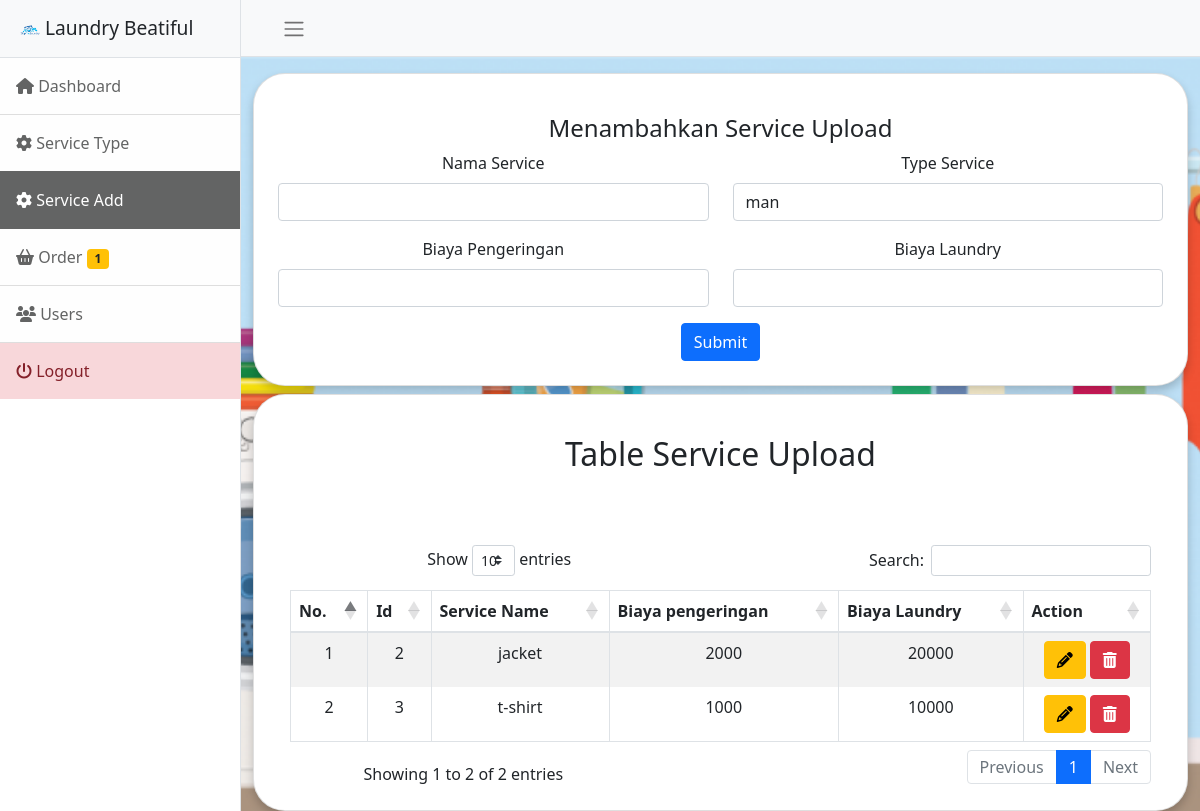
The page /admin/service_upload.php (signed in) on the database its author committed.
### tables this page shows
CREATE TABLE `service_upload` (
  `id_service_upload` bigint(11) NOT NULL,
  `service_name` varchar(50) NOT NULL,
  `id_service_type` int(11) NOT NULL,
  `dry_price` int(11) NOT NULL,
  `laundry_price` int(11) NOT NULL
);

### config/crud.php (called while the page is built, shortened)
<?php
function read($table, $column, $condition = null)
{
  $db = $GLOBALS['db'];
  $sql = "SELECT " . $column . " FROM " . $table;
  $read = $db->query($sql);
  if ($read->num_rows > 0) {
    return $read;
  } else {
    return false;
  }
}

### admin/service_upload.php (the view, shortened to what this page needs)
<?php
include('component/header.php');
include('component/navbar.php');
$table = 'service_upload';
$read = read($table, "*",);
?>
<div class="container-fluid pt-3" style="background-image: url('../images/laundry_image.png'); background-repeat: no-repeat; background-size: cover; background-position: center; background-color:deepskyblue;">
  <div class="card mb-2">
    <div class="card-body">
      <?php if (isset($_GET['id_update'])) {
        $read_update = read($table, "*", "id_service_upload='" . $_GET['id_update'] . "'");
        $row_update = $read_update->fetch_object();
      ?>
        <h4 class="card-title">Mengubah Service Upload</h4>
        <form method="POST">
          <div class="row">
            <div class="col">
              <div class="form-group">
                <label for="service_name">Nama Service</label>
                <input type="text" class="form-control" id="service_name" name="service_name" value="<?= $row_update->service_name ?>" required>
              </div>
            </div>
            <div class="col">
              <div class="form-group">
                <label for="id_service_type">Type Service</label>
                <select name="id_service_type" id="id_service_type" class="form-control">
                  <?php $read_type = read("service_type", "*");
                  if ($read_type->num_rows > 0) {
                    while ($row = $read_type->fetch_object()) {
                      $selected = '';
                      if ($row_update->id_service_type == $row->id_service_type) {
                        $selected = 'selected';
                      }
                      echo "<option value='" . $row->id_service_type . "'" . $selected . ">" . $row->service_type . "</option>";
                    }
                  }
                  ?>
                </select>
              </div>
            </div>
          </div>
          <div class="row">
            <div class="col">
              <div class="form-group">
                <label for="dry_price">Biaya Pengeringan</label>
                <input type="text" class="form-control" id="dry_price" name="dry_price" value="<?= $row_update->dry_price ?>" required>
              </div>
            </div>
            <div class="col">
              <div class="form-group">
                <label for="laundry_price">Biaya Laundry</label>
                <input type="text" class="form-control" id="laundry_price" name="laundry_price" value="<?= $row_update->laundry_price ?>" required>
              </div>
            </div>
          </div>
          <button type="submit" class="btn btn-primary" name="update">Submit</button>
        </form>
      <?php
      } else { ?>
        <h4 class="card-title">Menambahkan Service Upload</h4>
        <form method="POST">
          <div class="row">
            <div class="col">
              <div class="form-group">
                <label for="service_name">Nama Service</label>
                <input type="text" class="form-control" id="service_name" name="service_name" required>
              </div>
            </div>
            <div class="col">
              <div class="form-group">
                <label for="id_service_type">Type Service</label>
                <select name="id_service_type" id="id_service_type" class="form-control">
                  <?php $read_type = read("service_type", "*");
                  if ($read_type->num_rows > 0) {
                    while ($row = $read_type->fetch_object()) {
                      echo "<option value=" . $row->id_service_type . ">" . $row->service_type . "</option>";
                    }
                  }
                  ?>
                </select>
              </div>
            </div>
          </div>
          <div class="row">
            <div class="col">
              <div class="form-group">
                <label for="dry_price">Biaya Pengeringan</label>
                <input type="text" class="form-control" id="dry_price" name="dry_price" required>
              </div>
            </div>
            <div class="col">
              <div class="form-group">
                <label for="laundry_price">Biaya Laundry</label>
                <input type="text" class="form-control" id="laundry_price" name="laundry_price" required>
              </div>
            </div>
          </div>
          <button type="submit" class="btn btn-primary" name="submit">Submit</button>
        </form>
      <?php } ?>
    </div>
  </div>
  <div class="card">
    <div class="card-body">
      <section class="ftco-section">
        <div class="container">
          <div class="row justify-content-center">
            <div class="col-md-6 text-center mb-5">
              <h2 class="heading-section">Table Service Upload</h2>
            </div>
          </div>
          <div class="row">
            <div class="col-md-12">
              <div class="table-wrap table-responsive">
                <table table id="tables" class="table table-striped table-bordered" style="width:100%">
                  <thead>
                    <tr>
                      <th>No.</th>
                      <th>Id</th>
                      <th>Service Name</th>
                      <th>Biaya pengeringan</th>
                      <th>Biaya Laundry</th>
                      <th>Action</th>
                    </tr>
                  </thead>
                  <tbody>
                    <?php
                    if ($read->num_rows > 0) {
                      $count = '1';
                      while ($row = $read->fetch_object()) {
                        echo "<tr><td>" . $count++ . "</td>";
                        echo '<td>' . $row->id_service_upload . '</td>';
                        echo "<td>" . $row->service_name . "</td>";
                        echo "<td>" . $row->dry_price . "</td>";
                        echo "<td>" . $row->laundry_price . "</td>";
                        echo  "<td><a href='?id_update=" . $row->id_service_upload .
                          "' class='btn btn-warning'><i class='fa fa-pencil' aria-hidden='true'></i></a> <button type='button' class='btn btn-danger' data-toggle='modal' data-target='#delete" . $count . "'><i class='fa fa-trash'></i></button></td></tr>";
                      }
                    }
                    ?>
                  </tbody>
                </table>
              </div>
            </div>
          </div>
        </div>
      </section>
    </div>
  </div>
</div>
<?php
include('component/footer.php');
?>

### admin/component/header.php (style rules this page uses)
.card { padding: 1.5em .5em .5em; border-radius: 2em; text-align: center; box-shadow: 0 5px 10px rgba(0, 0, 0, .2); }

### rows shown on the page
service_upload: id_service_upload "2", service_name "jacket", dry_price "2000", laundry_price "20000"
service_upload: id_service_upload "3", service_name "t-shirt", dry_price "1000", laundry_price "10000"

### other values the page prints
$badge->num_rows "1"
form field id_service_type "man"
